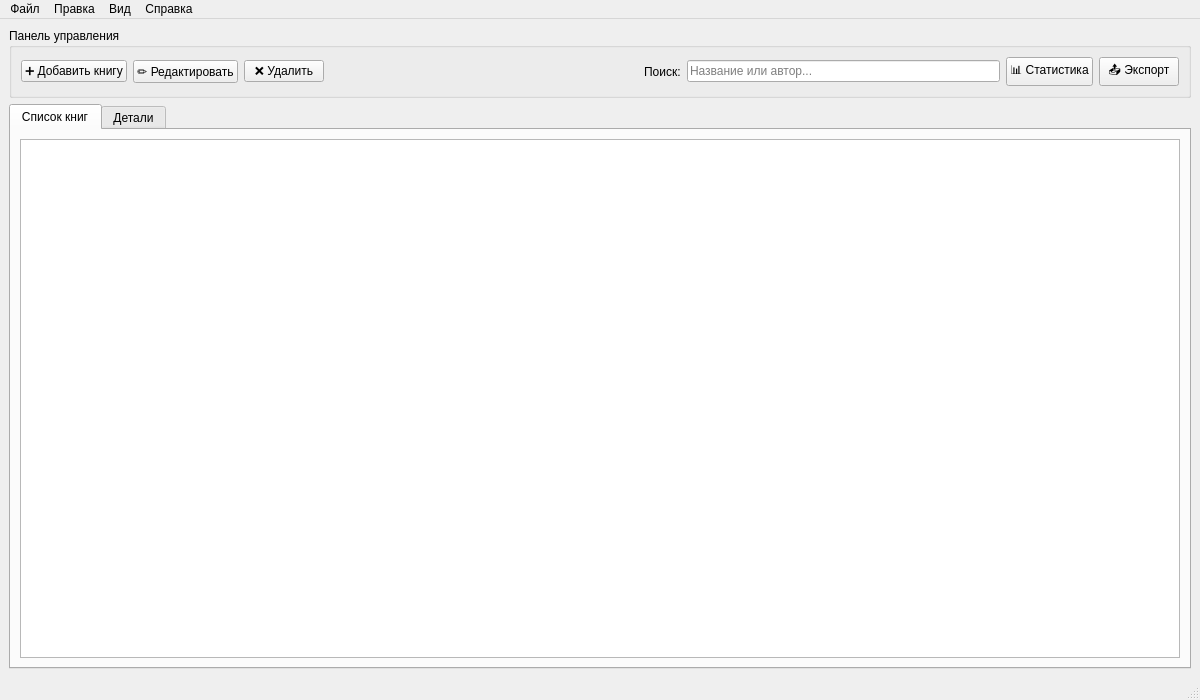
<?xml version="1.0" encoding="UTF-8"?>
<ui version="4.0">
 <class>MainWindow</class>
 <widget class="QMainWindow" name="MainWindow">
  <property name="geometry">
   <rect>
    <x>0</x>
    <y>0</y>
    <width>1200</width>
    <height>700</height>
   </rect>
  </property>
  <property name="windowTitle">
   <string>Читательский дневник</string>
  </property>
  <widget class="QWidget" name="centralwidget">
   <layout class="QVBoxLayout" name="verticalLayout">
    <item>
     <widget class="QGroupBox" name="groupBox">
      <property name="title">
       <string>Панель управления</string>
      </property>
      <layout class="QHBoxLayout" name="horizontalLayout">
       <item>
        <widget class="QPushButton" name="btn_add">
         <property name="text">
          <string>➕ Добавить книгу</string>
         </property>
         <property name="shortcut">
          <string>Ctrl+N</string>
         </property>
        </widget>
       </item>
       <item>
        <widget class="QPushButton" name="btn_edit">
         <property name="text">
          <string>✏️ Редактировать</string>
         </property>
         <property name="shortcut">
          <string>Ctrl+E</string>
         </property>
        </widget>
       </item>
       <item>
        <widget class="QPushButton" name="btn_delete">
         <property name="text">
          <string>❌ Удалить</string>
         </property>
         <property name="shortcut">
          <string>Del</string>
         </property>
        </widget>
       </item>
       <item>
        <spacer name="horizontalSpacer">
         <property name="orientation">
          <enum>Qt::Horizontal</enum>
         </property>
         <property name="sizeHint" stdset="0">
          <size>
           <width>40</width>
           <height>20</height>
          </size>
         </property>
        </spacer>
       </item>
       <item>
        <widget class="QLabel" name="label">
         <property name="text">
          <string>Поиск:</string>
         </property>
        </widget>
       </item>
       <item>
        <widget class="QLineEdit" name="search_input">
         <property name="placeholderText">
          <string>Название или автор...</string>
         </property>
        </widget>
       </item>
       <item>
        <widget class="QPushButton" name="btn_stats">
         <property name="text">
          <string>📊 Статистика</string>
         </property>
         <property name="shortcut">
          <string>Ctrl+S</string>
         </property>
        </widget>
       </item>
       <item>
        <widget class="QPushButton" name="btn_export">
         <property name="text">
          <string>📤 Экспорт</string>
         </property>
        </widget>
       </item>
      </layout>
     </widget>
    </item>
    <item>
     <widget class="QTabWidget" name="tabWidget">
      <property name="currentIndex">
       <number>0</number>
      </property>
      <widget class="QWidget" name="tab_list">
       <attribute name="title">
        <string>Список книг</string>
       </attribute>
       <layout class="QVBoxLayout" name="verticalLayout_2">
        <item>
         <widget class="QTableWidget" name="table_books">
          <property name="alternatingRowColors">
           <bool>true</bool>
          </property>
          <property name="selectionMode">
           <enum>QAbstractItemView::SingleSelection</enum>
          </property>
          <property name="selectionBehavior">
           <enum>QAbstractItemView::SelectRows</enum>
          </property>
          <property name="contextMenuPolicy">
           <enum>Qt::CustomContextMenu</enum>
          </property>
         </widget>
        </item>
       </layout>
      </widget>
      <widget class="QWidget" name="tab_details">
       <attribute name="title">
        <string>Детали</string>
       </attribute>
       <layout class="QHBoxLayout" name="horizontalLayout_2">
        <item>
         <widget class="QGroupBox" name="groupBox_2">
          <property name="title">
           <string>Информация о книге</string>
          </property>
          <layout class="QFormLayout" name="formLayout">
           <item row="0" column="0">
            <widget class="QLabel" name="label_title">
             <property name="text">
              <string>Название:</string>
             </property>
            </widget>
           </item>
           <item row="0" column="1">
            <widget class="QLabel" name="lbl_title">
             <property name="text">
              <string>Не выбрано</string>
             </property>
            </widget>
           </item>
           <item row="1" column="0">
            <widget class="QLabel" name="label_author">
             <property name="text">
              <string>Автор:</string>
             </property>
            </widget>
           </item>
           <item row="1" column="1">
            <widget class="QLabel" name="lbl_author">
             <property name="text">
              <string>-</string>
             </property>
            </widget>
           </item>
           <item row="2" column="0">
            <widget class="QLabel" name="label_genre">
             <property name="text">
              <string>Жанр:</string>
             </property>
            </widget>
           </item>
           <item row="2" column="1">
            <widget class="QLabel" name="lbl_genre">
             <property name="text">
              <string>-</string>
             </property>
            </widget>
           </item>
           <item row="3" column="0">
            <widget class="QLabel" name="label_dates">
             <property name="text">
              <string>Даты чтения:</string>
             </property>
            </widget>
           </item>
           <item row="3" column="1">
            <widget class="QLabel" name="lbl_dates">
             <property name="text">
              <string>-</string>
             </property>
            </widget>
           </item>
           <item row="4" column="0">
            <widget class="QLabel" name="label_rating">
             <property name="text">
              <string>Оценка:</string>
             </property>
            </widget>
           </item>
           <item row="4" column="1">
            <widget class="QLabel" name="lbl_rating">
             <property name="text">
              <string>-</string>
             </property>
            </widget>
           </item>
           <item row="5" column="0">
            <widget class="QLabel" name="label_status">
             <property name="text">
              <string>Статус:</string>
             </property>
            </widget>
           </item>
           <item row="5" column="1">
            <widget class="QLabel" name="lbl_status">
             <property name="text">
              <string>-</string>
             </property>
            </widget>
           </item>
           <item row="6" column="0">
            <widget class="QLabel" name="label_pages">
             <property name="text">
              <string>Страниц:</string>
             </property>
            </widget>
           </item>
           <item row="6" column="1">
            <widget class="QLabel" name="lbl_pages">
             <property name="text">
              <string>-</string>
             </property>
            </widget>
           </item>
          </layout>
         </widget>
        </item>
        <item>
         <widget class="QGroupBox" name="groupBox_3">
          <property name="title">
           <string>Отзыв и заметки</string>
          </property>
          <layout class="QVBoxLayout" name="verticalLayout_3">
           <item>
            <widget class="QTextEdit" name="text_review">
             <property name="readOnly">
              <bool>true</bool>
             </property>
            </widget>
           </item>
           <item>
            <widget class="QLabel" name="lbl_cover">
             <property name="alignment">
              <set>Qt::AlignCenter</set>
             </property>
             <property name="text">
              <string>Обложка книги</string>
             </property>
             <property name="frameShape">
              <enum>QFrame::Box</enum>
             </property>
             <property name="minimumSize">
              <size>
               <width>200</width>
               <height>300</height>
              </size>
             </property>
            </widget>
           </item>
          </layout>
         </widget>
        </item>
       </layout>
      </widget>
     </widget>
    </item>
   </layout>
  </widget>
  <widget class="QMenuBar" name="menubar">
   <property name="geometry">
    <rect>
     <x>0</x>
     <y>0</y>
     <width>1200</width>
     <height>22</height>
    </rect>
   </property>
   <widget class="QMenu" name="menu">
    <property name="title">
     <string>Файл</string>
    </property>
    <addaction name="action_new"/>
    <addaction name="separator"/>
    <addaction name="action_export"/>
    <addaction name="action_import"/>
    <addaction name="separator"/>
    <addaction name="action_exit"/>
   </widget>
   <widget class="QMenu" name="menu_2">
    <property name="title">
     <string>Правка</string>
    </property>
    <addaction name="action_edit"/>
    <addaction name="action_delete"/>
   </widget>
   <widget class="QMenu" name="menu_3">
    <property name="title">
     <string>Вид</string>
    </property>
    <addaction name="action_stats"/>
   </widget>
   <widget class="QMenu" name="menu_4">
    <property name="title">
     <string>Справка</string>
    </property>
    <addaction name="action_about"/>
   </widget>
   <addaction name="menu"/>
   <addaction name="menu_2"/>
   <addaction name="menu_3"/>
   <addaction name="menu_4"/>
  </widget>
  <widget class="QStatusBar" name="statusbar"/>
  <action name="action_new">
   <property name="text">
    <string>Новая книга</string>
   </property>
   <property name="shortcut">
    <string>Ctrl+N</string>
   </property>
  </action>
  <action name="action_edit">
   <property name="text">
    <string>Редактировать</string>
   </property>
   <property name="shortcut">
    <string>Ctrl+E</string>
   </property>
  </action>
  <action name="action_delete">
   <property name="text">
    <string>Удалить</string>
   </property>
   <property name="shortcut">
    <string>Del</string>
   </property>
  </action>
  <action name="action_export">
   <property name="text">
    <string>Экспорт в CSV</string>
   </property>
  </action>
  <action name="action_import">
   <property name="text">
    <string>Импорт из CSV</string>
   </property>
  </action>
  <action name="action_exit">
   <property name="text">
    <string>Выход</string>
   </property>
  </action>
  <action name="action_stats">
   <property name="text">
    <string>Статистика</string>
   </property>
   <property name="shortcut">
    <string>Ctrl+S</string>
   </property>
  </action>
  <action name="action_about">
   <property name="text">
    <string>О программе</string>
   </property>
  </action>
 </widget>
 <resources/>
 <connections/>
</ui>
